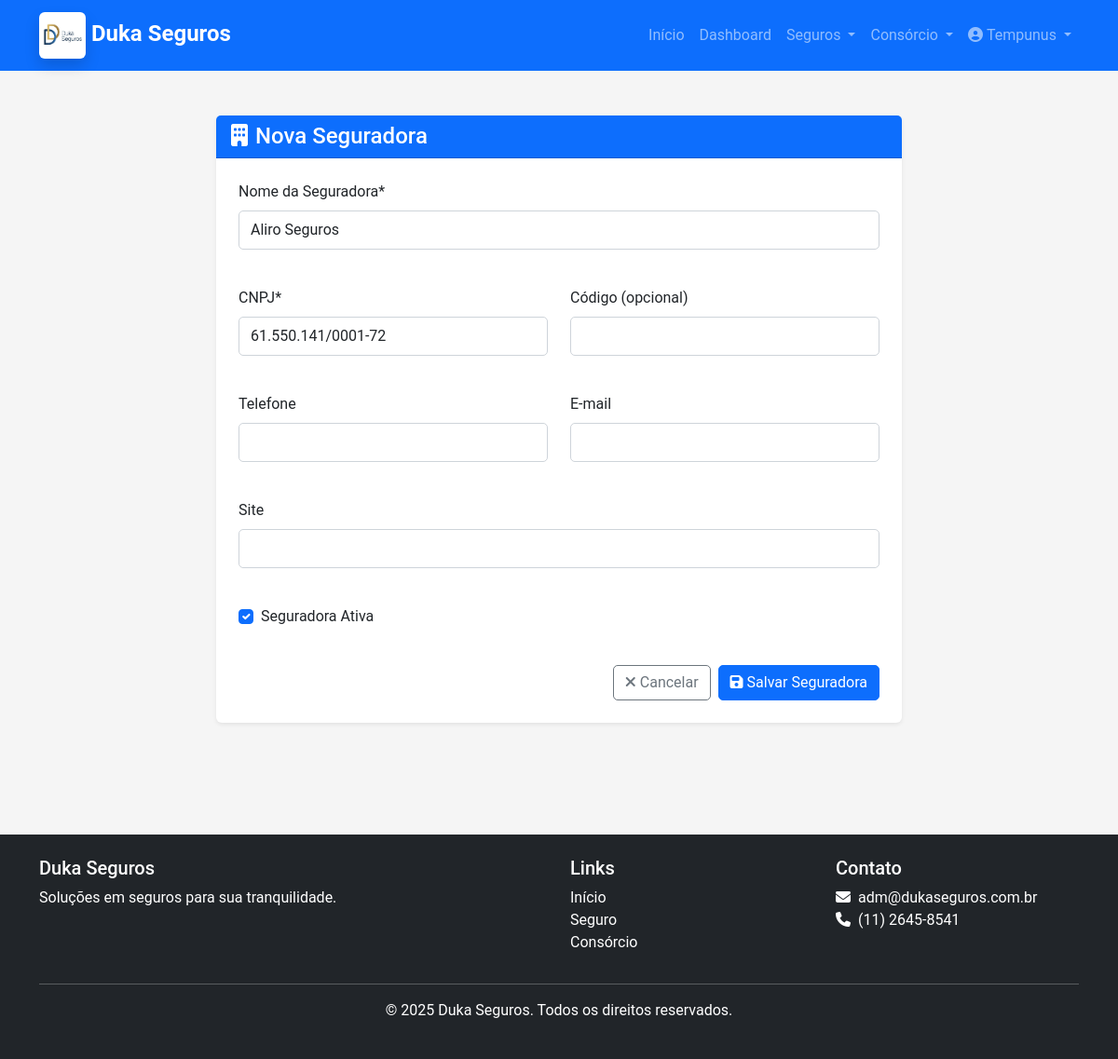
Screenshot of /seguradoras/8/editar/ (signed in) with the database file from the repository.
### core/models.py (models this page shows, shortened)
class Seguradora(models.Model):
    nome = models.CharField(max_length=200)
    cnpj = models.CharField(max_length=20, unique=True)
    codigo = models.CharField(max_length=20, blank=True, null=True)
    telefone = models.CharField(max_length=20, blank=True, null=True)
    email = models.EmailField(blank=True, null=True)
    site = models.URLField(blank=True, null=True)
    data_cadastro = models.DateTimeField(auto_now_add=True)
    data_atualizacao = models.DateTimeField(auto_now=True)
    ativo = models.BooleanField(default=True)
    class Meta:
        verbose_name = 'Seguradora'
        verbose_name_plural = 'Seguradoras'
        ordering = ['nome']

### core/views.py (the view)
# urls.py: path('seguradoras/<int:pk>/editar/', views.seguradora_editar, name='seguradora_editar'),
@login_required
def seguradora_editar(request, pk):
    seguradora = get_object_or_404(Seguradora, pk=pk)
    if request.method == 'POST':
        form = SeguradoraForm(request.POST, instance=seguradora)
        if form.is_valid():
            form.save()
            messages.success(request, 'Seguradora atualizada com sucesso!')
            return redirect('seguradora_detalhe', pk=seguradora.pk)
    else:
        form = SeguradoraForm(instance=seguradora)
    return render(request, 'core/seguradora_form.html', {'form': form})

### core/forms.py
class SeguradoraForm(forms.ModelForm):
    class Meta:
        model = Seguradora
        fields = ['nome', 'cnpj', 'codigo', 'telefone', 'email', 'site', 'ativo']
        labels = {
            'nome': 'Nome da Seguradora',
            'cnpj': 'CNPJ',
            'codigo': 'Código (opcional)',
            'telefone': 'Telefone',
            'email': 'E-mail',
            'site': 'Site',
            'ativo': 'Seguradora Ativa'
        }

### templates/core/seguradora_form.html (shortened to what this page needs)
{% extends 'base.html' %}
{% load crispy_forms_tags %}
{% block content %}
<div class="container">
    <div class="row justify-content-center">
        <div class="col-md-8">
            <div class="card shadow-sm mt-4 mb-5">
                <div class="card-header bg-primary text-white">
                    <h4 class="mb-0"><i class="fas fa-building me-2"></i>Nova Seguradora</h4>
                </div>
                <div class="card-body p-4">
                    <form method="POST">
                        <div class="row mb-4">
                            <div class="col-md-12">
                                {{ form.nome|as_crispy_field }}
                            </div>
                        </div>
                        <div class="row mb-4">
                            <div class="col-md-6">
                                {{ form.cnpj|as_crispy_field }}
                            </div>
                            <div class="col-md-6">
                                {{ form.codigo|as_crispy_field }}
                            </div>
                        </div>
                        <div class="row mb-4">
                            <div class="col-md-6">
                                {{ form.telefone|as_crispy_field }}
                            </div>
                            <div class="col-md-6">
                                {{ form.email|as_crispy_field }}
                            </div>
                        </div>
                        <div class="row mb-4">
                            <div class="col-md-12">
                                {{ form.site|as_crispy_field }}
                            </div>
                        </div>
                        <div class="row mb-4">
                            <div class="col-md-12">
                                {{ form.ativo|as_crispy_field }}
                            </div>
                        </div>
                        <div class="d-flex justify-content-end mt-4">
                            <a href="{% url 'seguradora_lista' %}" class="btn btn-outline-secondary me-2">
                                <i class="fas fa-times me-1"></i>Cancelar
                            </a>
                            <button type="submit" class="btn btn-primary">
                                <i class="fas fa-save me-1"></i>Salvar Seguradora
                            </button>
                        </div>
                    </form>
                </div>
            </div>
        </div>
    </div>
</div>
{% endblock %}

### templates/base.html (shortened to what this page needs)
{% load static %}
<!DOCTYPE html>
<html lang="pt-br">
<head>
    <link href="https://cdn.jsdelivr.net/npm/bootstrap@5.3.0/dist/css/bootstrap.min.css" rel="stylesheet">
    <link rel="stylesheet" href="https://cdnjs.cloudflare.com/ajax/libs/font-awesome/6.4.0/css/all.min.css">
    <link rel="stylesheet" href="{% static 'css/style.css' %}">
</head>
<body>
    <nav class="navbar navbar-expand-lg navbar-dark bg-primary">
        <div class="container">
            <a class="navbar-brand" href="{% url 'home' %}">
                <img src="{% static 'images/Logo_Icon.jpg' %}" width="50" height="50" alt="Duka Seguros"
                    class="img-fluid rounded shadow"> Duka Seguros
            </a>
            <div class="collapse navbar-collapse" id="navbarNav">
                <ul class="navbar-nav ms-auto">
                    <li class="nav-item">
                        <a class="nav-link" href="{% url 'home' %}">Início</a>
                    </li>
                    {% if user.is_authenticated %}
                    <li class="nav-item">
                        <a class="nav-link" href="{% url 'dashboard' %}">Dashboard</a>
                    </li>
                    <li class="nav-item dropdown">
                        <a class="nav-link dropdown-toggle" href="#" id="servicosDropdown" role="button"
                            data-bs-toggle="dropdown">
                            Seguros
                        </a>
                    </li>
                    <li class="nav-item dropdown">
                        <a class="nav-link dropdown-toggle" href="#" id="consorcioDropdown" role="button" data-bs-toggle="dropdown">
                            Consórcio
                        </a>
                    </li>
                    <li class="nav-item dropdown">
                        <a class="nav-link dropdown-toggle" href="#" id="userDropdown" role="button"
                            data-bs-toggle="dropdown">
                            <i class="fas fa-user-circle me-1"></i>{{ user.username }}
                        </a>
                    </li>
                    {% endif %}
                </ul>
            </div>
        </div>
    </nav>
    <main class="py-4">
        {% block content %}{% endblock %}
    </main>
    <footer class="bg-dark text-white py-4 mt-5">
        <div class="container">
            <div class="row">
                <div class="col-md-6">
                    <h5>Duka Seguros</h5>
                    <p>Soluções em seguros para sua tranquilidade.</p>
                </div>
                <div class="col-md-3">
                    <h5>Links</h5>
                    <ul class="list-unstyled">
                        <li><a href="{% url 'home' %}" class="text-white">Início</a></li>
                        {% if user.is_authenticated %}
                        <li><a href="{% url 'seguradora_lista' %}" class="text-white">Seguro</a></li>
                        {% else %}
                        <li><a href="{% url 'dashboard' %}" class="text-white">Dashboard</a></li>
                        {% endif %}
                        <li><a href="{% url 'consorcio_lista' %}" class="text-white">Consórcio</a></li>
                    </ul>
                </div>
                <div class="col-md-3">
                    <h5>Contato</h5>
                    <ul class="list-unstyled">
                        <li><i class="fas fa-envelope me-2"></i>adm@dukaseguros.com.br</li>
                        <li><i class="fas fa-phone me-2"></i>(11) 2645-8541</li>
                    </ul>
                </div>
            </div>
            <hr>
            <div class="text-center">
                <p>&copy; {% now "Y" %} Duka Seguros. Todos os direitos reservados.</p>
            </div>
        </div>
    </footer>
</body>
</html>

### static/css/style.css (style rules this page uses)
:root { --primary-color: #0d6efd; --secondary-color: #6c757d; --success-color: #198754; --info-color: #0dcaf0; --warning-color: #ffc107; --danger-color: #dc3545; --light-color: #f8f9fa; --dark-color: #212529; }
body { font-family: 'Roboto', sans-serif; color: #333; background-color: #f5f5f5; }
.navbar-brand { font-weight: 700; font-size: 1.5rem; }
.card { border: none; transition: transform 0.3s ease, box-shadow 0.3s ease; }
.btn { border-radius: 5px; transition: all 0.3s ease; }
.btn-primary { background-color: var(--primary-color); border-color: var(--primary-color); }
.form-control { border-radius: 5px; border: 1px solid #ced4da; padding: 0.5rem 0.75rem; }
footer { background-color: var(--dark-color); color: white; padding: 3rem 0; }
footer a { color: rgba(255, 255, 255, 0.8); text-decoration: none; }

### rows the page displays
Seguradora: nome "Aliro Seguros", cnpj "61.550.141/0001-72", ativo "☑"

### other values shown
{{ user.username }} "Tempunus"
